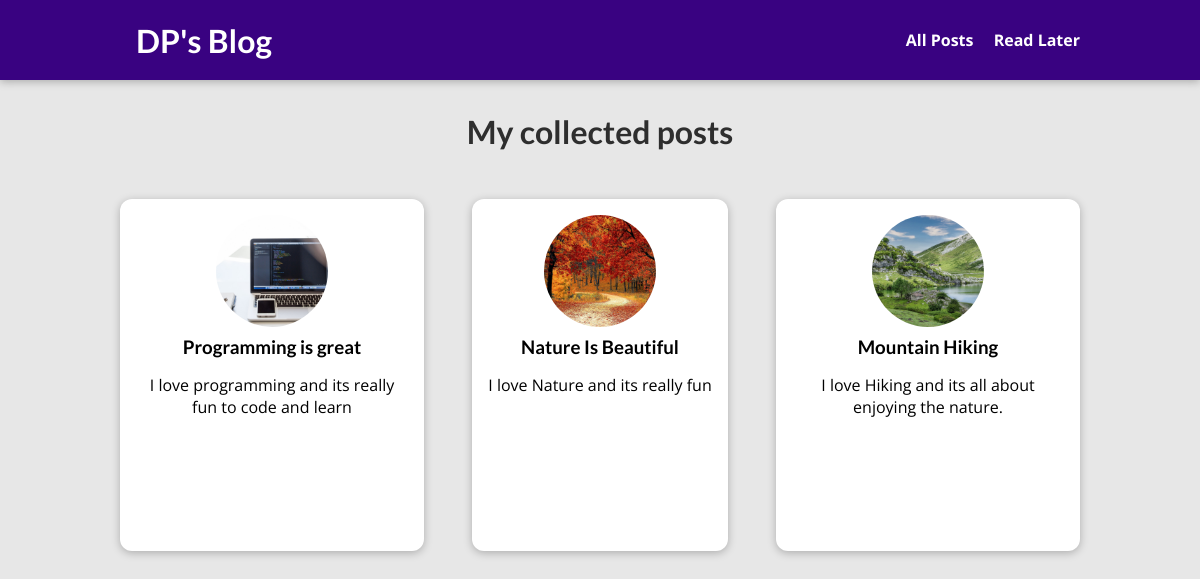
The page /posts on the database its author committed.
### blog/models.py (models this page shows, shortened)
class Post(models.Model):
    title=models.CharField(max_length=50)
    excert=models.CharField(max_length=200)
    image_name=models.ImageField(upload_to="posts")
    date=models.DateField(auto_now=True)
    slug=models.SlugField(unique=True,db_index=True)
    author=models.ForeignKey(Author,on_delete=models.SET_NULL,null=True,related_name="posts")
    content=models.TextField(validators=[MinLengthValidator])
    tag=models.ManyToManyField(Tag,related_name="tags")

### blog/views.py (the view)
# urls.py: path("posts",views.AllPostsView.as_view(),name="posts"),
class AllPostsView(ListView):
    template_name="blog/all-posts.html"
    model=Post
    context_object_name="all_posts"
    ordering=["date"]

### blog/templates/blog/all-posts.html (shortened to what this page needs)
{% extends 'base.html' %}
{% load static %}
{% block css_files %}
<link rel="stylesheet" href="{% static 'blog/post.css' %}">
<link rel="stylesheet" href="{% static 'blog/all-posts.css' %}">
{% endblock css_files %}
{% block body %}
<section id="all-posts">
    <h2>My collected posts</h2>
    <ul>
        {% for post in all_posts %}
        {% include 'blog/includes/post.html' %}
        {% endfor %}
    </ul>
</section>
{% endblock body %}

### blog/templates/blog/includes/post.html
<li>
    <article class="post">
    <a href="{% url 'post_details' post.slug %}">
        <img src="{{post.image_name.url}}" alt="{{post.title}}">
        <div class="post__content">
            <h3>{{post.title}}</h3>
            <p>{{post.excert}}</p>
         </div>
    </a>
    </article>
</li>

### static/app.css (style rules this page uses)
* { box-sizing: border-box; }
html { font-family: 'Open Sans', 'Lato', sans-serif; }
body { margin: 0; }
h1, h2, h3 { font-family: 'Lato', sans-serif; font-weight: bold; }

### blog/static/blog/post.css (style rules this page uses)
.post { display: flex; flex-direction: column; align-items: center; text-align: center; }
.post a { text-decoration: none; color: black; transition: all 0.2s ease; padding: 1rem; }
.post img { width: 5rem; height: 5rem; object-fit: cover; border-radius: 50%; }
.post h3 { margin: 0.25rem 0; }

### blog/static/blog/all-posts.css (style rules this page uses)
body { background-color: #e7e7e7; }
#all-posts { margin: 7rem auto; width: 90%; max-width: 60rem; }
#all-posts h2 { text-align: center; font-size: 2rem; color: #2e2e2e; margin: 3rem 0; }
ul { list-style: none; margin: 0; padding: 0; display: grid; grid-template-columns: repeat(auto-fill, minmax(17rem, 1fr)); gap: 1.5rem; }
.post img { width: 7rem; height: 7rem; }
.post a { height: 22rem; transform-origin: center; box-shadow: 0 2px 8px rgba(0, 0, 0, 0.25); border-radius: 12px; background-color: white; }

### rows shown on the page
Post: image_name (picture), title "Programming is great", excert "I love programming and its really fun to code and learn"
Post: image_name (picture), title "Nature Is Beautiful", excert "I love Nature and its really fun"
Post: image_name (picture), title "Mountain Hiking", excert "I love Hiking and its all about enjoying the nature."
